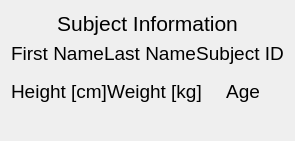
     <widget class="QWidget" name="page_02">
      <layout class="QVBoxLayout" name="page_2_layout" stretch="0,0,0,0,0,0">
       <item>
        <widget class="QLabel" name="title_label_2">
         <property name="maximumSize">
          <size>
           <width>16777215</width>
           <height>70</height>
          </size>
         </property>
         <property name="font">
          <font>
           <pointsize>16</pointsize>
          </font>
         </property>
         <property name="styleSheet">
          <string notr="true">font-size: 16pt</string>
         </property>
         <property name="text">
          <string>Subject Information</string>
         </property>
         <property name="alignment">
          <set>Qt::AlignmentFlag::AlignCenter</set>
         </property>
        </widget>
       </item>
       <item>
        <widget class="QWidget" name="name_widget" native="true">
         <layout class="QGridLayout" name="name_layout">
          <property name="leftMargin">
           <number>0</number>
          </property>
          <property name="topMargin">
           <number>0</number>
          </property>
          <property name="rightMargin">
           <number>0</number>
          </property>
          <property name="bottomMargin">
           <number>9</number>
          </property>
          <property name="spacing">
           <number>0</number>
          </property>
          <item row="1" column="2">
           <widget class="QLabel" name="label_subj_id">
            <property name="maximumSize">
             <size>
              <width>200</width>
              <height>16777215</height>
             </size>
            </property>
            <property name="styleSheet">
             <string notr="true">font-size: 14pt</string>
            </property>
            <property name="text">
             <string>Subject ID</string>
            </property>
            <property name="alignment">
             <set>Qt::AlignmentFlag::AlignCenter</set>
            </property>
           </widget>
          </item>
          <item row="1" column="0">
           <widget class="QLabel" name="label_fname">
            <property name="maximumSize">
             <size>
              <width>200</width>
              <height>16777215</height>
             </size>
            </property>
            <property name="styleSheet">
             <string notr="true">font-size: 14pt</string>
            </property>
            <property name="text">
             <string>First Name</string>
            </property>
            <property name="alignment">
             <set>Qt::AlignmentFlag::AlignCenter</set>
            </property>
           </widget>
          </item>
          <item row="1" column="1">
           <widget class="QLabel" name="label_lname">
            <property name="maximumSize">
             <size>
              <width>200</width>
              <height>16777215</height>
             </size>
            </property>
            <property name="styleSheet">
             <string notr="true">font-size: 14pt</string>
            </property>
            <property name="text">
             <string>Last Name</string>
            </property>
            <property name="alignment">
             <set>Qt::AlignmentFlag::AlignCenter</set>
            </property>
           </widget>
          </item>
         </layout>
        </widget>
       </item>
       <item>
        <widget class="QWidget" name="info_widget" native="true">
         <layout class="QGridLayout" name="info_layout">
          <property name="leftMargin">
           <number>0</number>
          </property>
          <property name="topMargin">
           <number>0</number>
          </property>
          <property name="rightMargin">
           <number>0</number>
          </property>
          <property name="bottomMargin">
           <number>9</number>
          </property>
          <property name="spacing">
           <number>0</number>
          </property>
          <item row="0" column="0">
           <widget class="QLabel" name="label_height">
            <property name="maximumSize">
             <size>
              <width>200</width>
              <height>16777215</height>
             </size>
            </property>
            <property name="styleSheet">
             <string notr="true">font-size: 14pt</string>
            </property>
            <property name="text">
             <string>Height [cm]</string>
            </property>
            <property name="alignment">
             <set>Qt::AlignmentFlag::AlignCenter</set>
            </property>
           </widget>
          </item>
          <item row="0" column="2">
           <widget class="QLabel" name="label_age">
            <property name="maximumSize">
             <size>
              <width>200</width>
              <height>16777215</height>
             </size>
            </property>
            <property name="styleSheet">
             <string notr="true">font-size: 14pt</string>
            </property>
            <property name="text">
             <string>Age</string>
            </property>
            <property name="alignment">
             <set>Qt::AlignmentFlag::AlignCenter</set>
            </property>
           </widget>
          </item>
          <item row="0" column="1">
           <widget class="QLabel" name="label_weight">
            <property name="maximumSize">
             <size>
              <width>200</width>
              <height>16777215</height>
             </size>
            </property>
            <property name="styleSheet">
             <string notr="true">font-size: 14pt</string>
            </property>
            <property name="text">
             <string>Weight [kg]</string>
            </property>
            <property name="alignment">
             <set>Qt::AlignmentFlag::AlignCenter</set>
            </property>
           </widget>
          </item>
         </layout>
        </widget>
       </item>
       <item>
        <widget class="QWidget" name="spaceholder_1" native="true">
         <property name="maximumSize">
          <size>
           <width>16777215</width>
           <height>80</height>
          </size>
         </property>
        </widget>
       </item>
       <item>
        <widget class="QWidget" name="finish_btn_widget" native="true">
         <property name="maximumSize">
          <size>
           <width>16777215</width>
           <height>80</height>
          </size>
         </property>
         <layout class="QHBoxLayout" name="finish_btn_layout">
          <property name="spacing">
           <number>0</number>
          </property>
          <property name="leftMargin">
           <number>0</number>
          </property>
          <property name="topMargin">
           <number>0</number>
          </property>
          <property name="rightMargin">
           <number>0</number>
          </property>
          <property name="bottomMargin">
           <number>0</number>
          </property>
         </layout>
        </widget>
       </item>
       <item>
        <widget class="QWidget" name="spaceholder_5" native="true">
         <property name="maximumSize">
          <size>
           <width>16777215</width>
           <height>40</height>
          </size>
         </property>
        </widget>
       </item>
      </layout>
     </widget>
